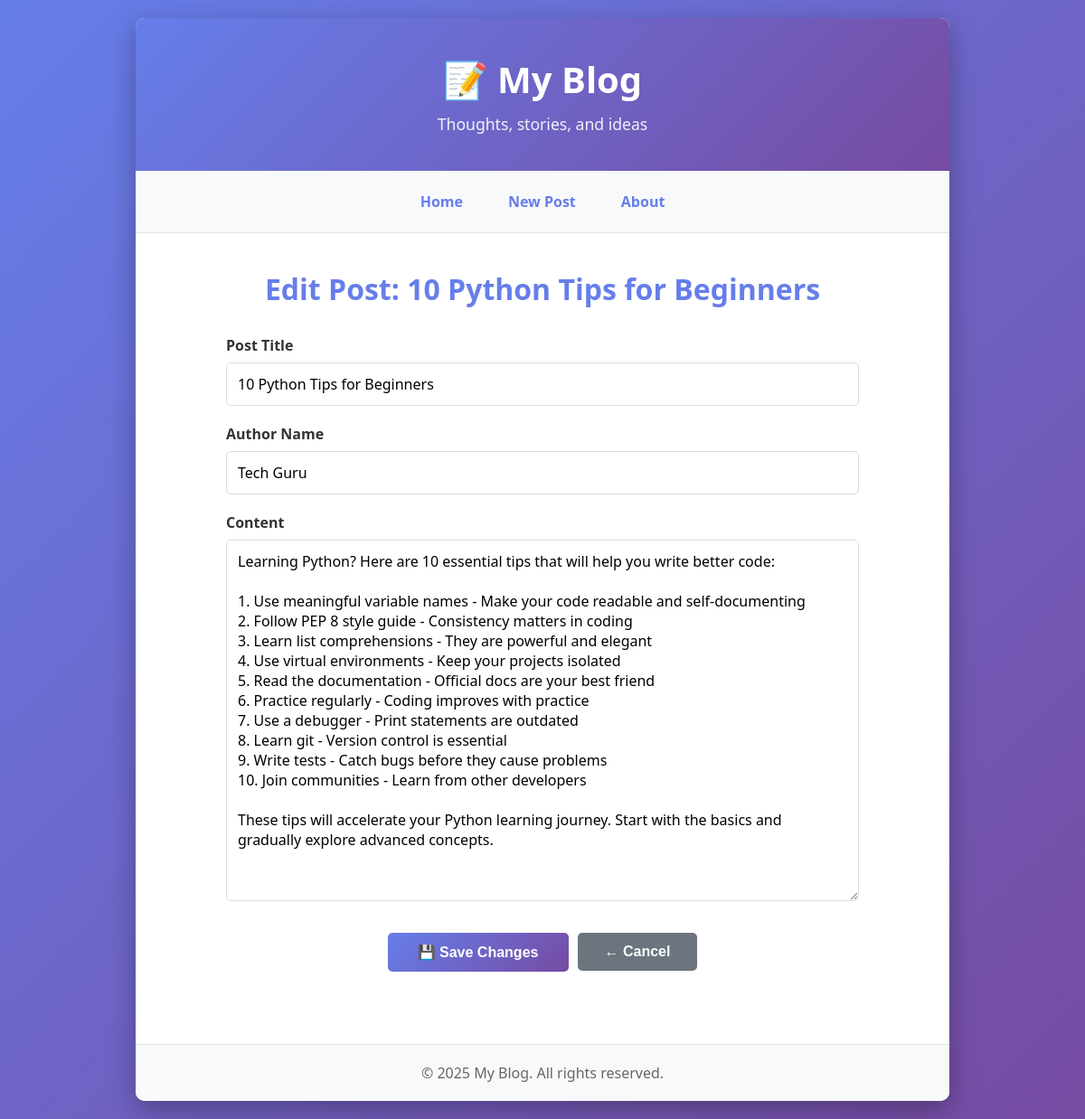
Page /edit/2 on the committed database.
### app/models.py (models this page shows, shortened)
class Post(db.Model):
    id = db.Column(db.Integer, primary_key=True)
    title = db.Column(db.String(200), nullable=False, unique=True)
    content = db.Column(db.Text, nullable=False)
    author = db.Column(db.String(100), nullable=False, default='Anonymous')
    created_at = db.Column(db.DateTime, nullable=False, default=datetime.utcnow)
    updated_at = db.Column(db.DateTime, nullable=False, default=datetime.utcnow, onupdate=datetime.utcnow)
    comments = db.relationship('Comment', backref='post', lazy=True, cascade='all, delete-orphan')

### app/routes.py (the view, shortened to what this page needs)
@main.route('/edit/<int:post_id>', methods=['GET', 'POST'])
def edit_post(post_id):
    post = Post.query.get_or_404(post_id)
    return render_template('edit_post.html', post=post)

### app/templates/edit_post.html (shortened to what this page needs)
{% extends "base.html" %}
{% block content %}
<div class="form-container">
    <h1>Edit Post: {{ post.title }}</h1>
    <form method="POST">
        <div class="form-group">
            <label for="title">Post Title</label>
            <input
                type="text"
                id="title"
                name="title"
                required
                value="{{ post.title }}"
                maxlength="200"
            >
        </div>
        <div class="form-group">
            <label for="author">Author Name</label>
            <input
                type="text"
                id="author"
                name="author"
                value="{{ post.author }}"
                maxlength="100"
            >
        </div>
        <div class="form-group">
            <label for="content">Content</label>
            <textarea
                id="content"
                name="content"
                required
                style="min-height: 400px;"
            >{{ post.content }}</textarea>
        </div>
        <div class="form-actions">
            <button type="submit">💾 Save Changes</button>
            <a href="{{ url_for('main.view_post', post_id=post.id) }}">
                <button type="button" class="btn-secondary">← Cancel</button>
            </a>
        </div>
    </form>
</div>
{% endblock %}

### app/templates/base.html (style rules this page uses)
* { margin: 0; padding: 0; box-sizing: border-box; }
body { font-family: 'Segoe UI', Tahoma, Geneva, Verdana, sans-serif; background: linear-gradient(135deg, #667eea 0%, #764ba2 100%); min-height: 100vh; padding: 20px; }
.form-group { margin-bottom: 20px; }
label { display: block; margin-bottom: 8px; font-weight: 600; color: #333; }
input[type="text"], input[type="email"], textarea, select { width: 100%; padding: 12px; border: 1px solid #ddd; border-radius: 5px; font-size: 1em; font-family: inherit; }
textarea { resize: vertical; min-height: 150px; }
button { background: linear-gradient(135deg, #667eea 0%, #764ba2 100%); color: white; padding: 12px 30px; border: none; border-radius: 5px; font-size: 1em; font-weight: 600; cursor: pointer; transition: all 0.3s; }
.btn-secondary { background: #6c757d; }

### app/templates/edit_post.html (style rules this page uses)
.form-container { max-width: 700px; margin: 0 auto; }
.form-container h1 { color: #667eea; margin-bottom: 30px; text-align: center; }
.form-actions { display: flex; gap: 10px; justify-content: center; margin-top: 30px; }
.form-actions button { flex: 1; max-width: 200px; }

### rows in the picture
Post: title "10 Python Tips for Beginners", author "Tech Guru", content "Learning Python? Here are 10 essential tips that will help you write better code: 1. Use meaningful variable names - Make your code readable and self-documenting 2. Follow PEP 8 style guide - Consistency matters in coding 3. Learn list comprehensions - They are powerful and elegant 4. Use virtual environments - Keep your projects isolated 5. Read the documentation - Official docs are your best friend 6. Practice regularly - Coding improves with practice 7. Use a debugger - Print statements are outdated 8. Learn git - Version control is essential 9. Write tests - Catch bugs before they cause problems 10. Join communities - Learn from other developers These tips will accelerate your Python…"
